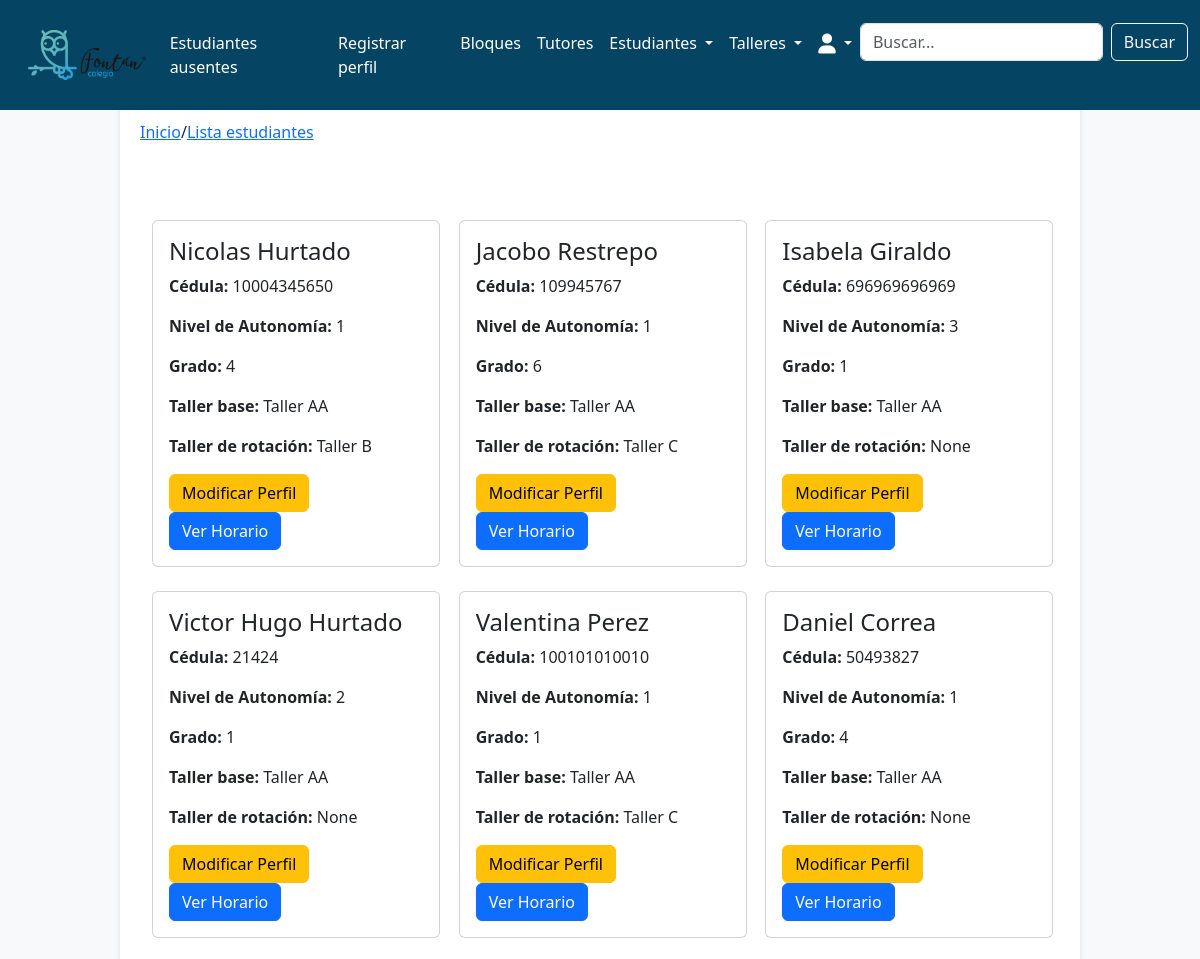
The app's page /students/student_list/ (signed in, upper part), older data.
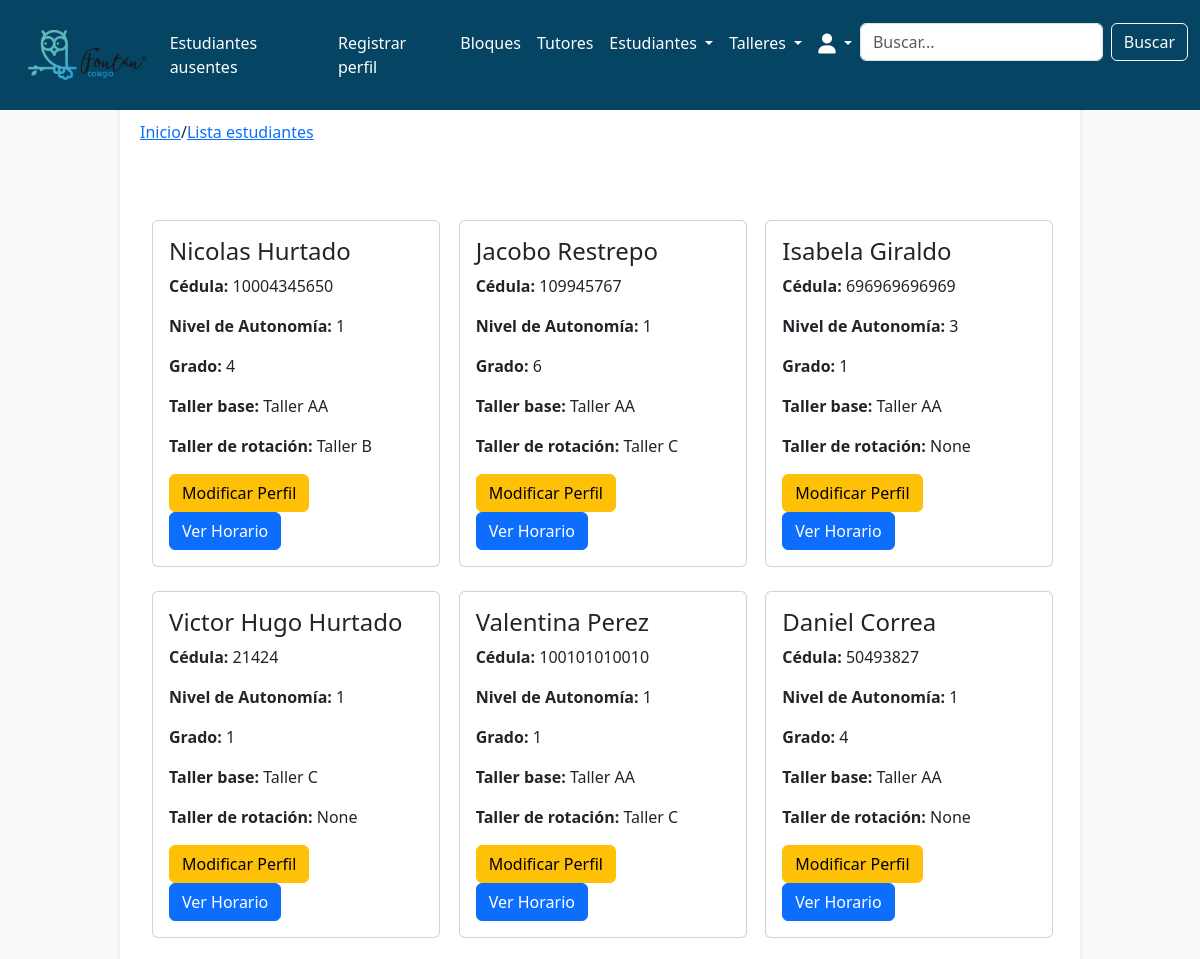
The same page, newer data.
### students/models.py (models this page shows, shortened)
class Student(models.Model):
    STATUS_CHOICES = [
        ('present', 'Presente'),
        ('absent', 'Ausente'),
        ('neutral', 'No llamado'),
    ]
    student_id = models.AutoField(primary_key=True)
    name = models.CharField(max_length=100)
    lastname = models.CharField(max_length=100)
    id_number = models.IntegerField(unique=True)
    autonomy_level = models.IntegerField(
        choices=[
            (1, 'Nivel 1'),
            (2, 'Nivel 2'),
            (3, 'Nivel 3'),
        ],
        default=1,
    )
    extended_vacation = models.BooleanField(default=False)
    grade = models.IntegerField(
        choices=[
            (1, '1'),
            (2, '2'),
            (3, '3'),
            (4, '4'),
            (5, '5'),
            (6, '6'),
            (7, '7'),
            (8, '8'),
            (9, '9'),
            (10, '10'),
            (11, '11'),
        ],
        default=1,
    )
    status = models.CharField(
        max_length=10,
        choices=STATUS_CHOICES,
        default='neutral'
    )
    workshop = models.ForeignKey('workshops.Workshop', on_delete=models.SET_NULL, null=True, blank=True)
    last_reset = models.DateTimeField(default=now)
    rotation_workshop = models.CharField(max_length=200, blank=True, null=True)

### workshops/models.py (models this page shows, shortened)
class Workshop(models.Model):
    WORKSHOP_TYPES = [
        ('primary', 'Primaria'),
        ('high_school', 'Bachillerato'),
        ('collective', 'Colectivo'),
    ]
    workshop_id = models.AutoField(primary_key=True)
    name = models.CharField(max_length=100, unique=True)
    tutor = models.ForeignKey(
        'tutors.Tutor',
        on_delete=models.SET_NULL,
        null=True,
        blank=True,
        related_name='workshops'  # Esta línea permite acceder a los talleres desde el tutor
    )
    max_capacity = models.IntegerField(default=25)
    type = models.CharField(
        max_length=20,
        choices=WORKSHOP_TYPES,
        default='primary'
    )

### students/views.py (the view)
# urls.py: path('student_list/', views.student_list, name='students.student_list'),
def student_list(request):
    query = request.GET.get('query', '').strip()  # Elimina espacios en blanco en la búsqueda
    workshops = Workshop.objects.all()
    if query:
        keywords = query.split()
        filters = Q()
        for keyword in keywords:
            filters |= Q(name__icontains=keyword) | Q(lastname__icontains=keyword)
        students = Student.objects.filter(filters)
    else:
        students = Student.objects.all()
    paginator = Paginator(students, 30)  # 30 estudiantes por página
    page_number = request.GET.get('page')  # Página actual
    page_obj = paginator.get_page(page_number)
    return render(request, 'students/student_list.html', {
        'workshops': workshops,
        'students': page_obj,  # Pasamos solo la página actual
        'query': query,
        'search_type': 'students',
    })

### students/templates/students/student_list.html (shortened to what this page needs)
{% extends 'base.html' %}
{% block breadcrumb %}
<a href="{% url 'home.home' %}">Inicio</a>
<span>/</span>
<a href="{% url 'students.student_list' %}">Lista estudiantes</a>
{% endblock %}
{% load static %}
{% block content %}
<div class="container">
  <div class="row row-cols-1 row-cols-md-3 g-4">
    {% if students %}
      {% for student in students %}
        <div class="col">
          <div class="card" style="width: 18rem;">
            <div class="card-body">
              <h4 class="card-title">{{ student.name }} {{ student.lastname }}</h4>
              <p class="card-text"><strong>Cédula:</strong> {{ student.id_number }}</p>
              <p class="card-text"><strong>Nivel de Autonomía:</strong> {{ student.autonomy_level }}</p>
              <p class="card-text"><strong>Grado:</strong> {{ student.grade }}</p>
              <p class="card-text"><strong>Taller base:</strong> {{ student.workshop.name }}</p>
              <p class="card-text"><strong>Taller de rotación:</strong> {{ student.rotation_workshop }}</p>
              <a href="{% url 'students.modify_student' student_id=student.student_id %}" class="btn btn-warning">Modificar Perfil</a>
              <a href="{% url 'student_schedule' student_id=student.student_id %}" class="btn btn-primary">Ver Horario</a>
            </div>
          </div>
        </div>
      {% endfor %}
    {% else %}
      <h2>No hay estudiantes disponibles</h2>
    {% endif %}
  </div>
</div>
{% endblock %}

Row changes from the older to the newer data that the page shows:
changed Student "Victor Hugo": autonomy_level "2" → "1"; workshop.name "Taller AA" → "Taller C"
